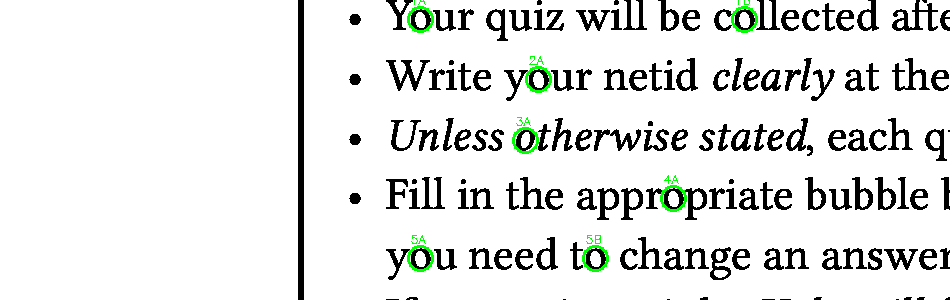
#> input picture example_quiz_with_markers_bubbles.png, 950 x 300 px
$ python -i debug_simple.py   (imports and definitions only)
#> lines starting #> are read from the running program, lines starting #| are printed output that depends on the picture; after the words box and inside, x2 and y2 are one past the last pixel; in counts of white or black regions, pixels touching at a corner belong together
### omr/simple_bracket_detector.py
#!/usr/bin/env python3
"""
Simplified bracket detection using morphological operations
"""

import cv2
import numpy as np
from typing import List, Tuple, Optional
from dataclasses import dataclass


@dataclass
class BracketCorner:
    """Represents a detected bracket corner"""
    position: Tuple[int, int]  # (x, y)
    corner_type: str  # 'top-left', 'top-right', 'bottom-left', 'bottom-right'
    confidence: float


def detect_brackets_morphology(img: np.ndarray) -> List[BracketCorner]:
    """
    Detect L-shaped brackets using morphological operations.

    This approach:
    1. Binarizes the image
    2. Uses morphological operations to enhance L-shapes
    3. Detects corners using contour analysis
    """
    # Convert to grayscale if needed
    if len(img.shape) == 3:
        gray = cv2.cvtColor(img, cv2.COLOR_BGR2GRAY)
    else:
        gray = img.copy()

    # Binarize the image
    _, binary = cv2.threshold(gray, 200, 255, cv2.THRESH_BINARY_INV)

    # Create L-shaped kernels for different orientations
    kernel_size = 15
    thickness = 3

    kernels = {
        'top-left': create_l_kernel(kernel_size, thickness, 'top-left'),
        'top-right': create_l_kernel(kernel_size, thickness, 'top-right'),
        'bottom-left': create_l_kernel(kernel_size, thickness, 'bottom-left'),
        'bottom-right': create_l_kernel(kernel_size, thickness, 'bottom-right')
    }

    detected_corners = []

    for corner_type, kernel in kernels.items():
        # Apply morphological hit-or-miss transform
        result = cv2.morphologyEx(binary, cv2.MORPH_HITMISS, kernel)

        # Find positions where the kernel matched
        positions = np.where(result > 0)

        for y, x in zip(positions[0], positions[1]):
            detected_corners.append(BracketCorner(
                position=(x, y),
                corner_type=corner_type,
                confidence=1.0
            ))

    # If morphological approach fails, try contour-based detection
    if len(detected_corners) < 4:
        detected_corners.extend(detect_brackets_contours(binary))

    return detected_corners


def create_l_kernel(size: int, thickness: int, orientation: str) -> np.ndarray:
    """Create an L-shaped kernel for morphological operations"""
    kernel = np.zeros((size, size), dtype=np.uint8)

    if orientation == 'top-left':
        # Horizontal line
        kernel[:thickness, :size//2+thickness] = 1
        # Vertical line
        kernel[:size//2+thickness, :thickness] = 1
    elif orientation == 'top-right':
        # Horizontal line
        kernel[:thickness, size//2-thickness:] = 1
        # Vertical line
        kernel[:size//2+thickness, -thickness:] = 1
    elif orientation == 'bottom-left':
        # Horizontal line
        kernel[-thickness:, :size//2+thickness] = 1
        # Vertical line
        kernel[size//2-thickness:, :thickness] = 1
    elif orientation == 'bottom-right':
        # Horizontal line
        kernel[-thickness:, size//2-thickness:] = 1
        # Vertical line
        kernel[size//2-thickness:, -thickness:] = 1

    return kernel


# [136 lines left out: functions detect_brackets_contours, is_l_shaped, find_l_corner, determine_corner_type, find_bubble_region, not called in this run]


# [27 lines that do not run on import are left out]

### omr/debug_simple.py
#!/usr/bin/env python3
"""
Debug simple bracket detection
"""

import cv2
import numpy as np
from pathlib import Path
from simple_bracket_detector import detect_brackets_morphology, create_l_kernel

def debug_detection(image_path: Path):
    """Debug simple bracket detection"""
#> called with image_path = '../example_quiz_with_markers_bubbles.png'

    img = cv2.imread(str(image_path))
#> img is the input picture: shape (300, 950, 3); mean B, G, R 227.9, 229.5, 227.9
    gray = cv2.cvtColor(img, cv2.COLOR_BGR2GRAY)

    print(f"Image shape: {img.shape}")
#| Image shape: (300, 950, 3)
    print(f"Min/Max pixel values: {gray.min()}/{gray.max()}")
#| Min/Max pixel values: 0/255

    # Binarize
    _, binary = cv2.threshold(gray, 200, 255, cv2.THRESH_BINARY_INV)
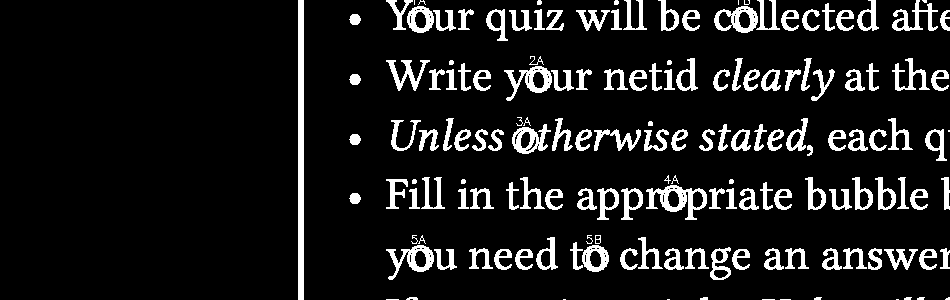
#> binary: shape (300, 950); 10.6% white; 156 white regions (14 under 20 px), largest, box (x1, y1, x2, y2) and area: (298, 0, 304, 300) 1800, (646, 185, 707, 220) 875, (504, 66, 552, 101) 628
    print(f"Binary non-zero pixels: {np.count_nonzero(binary)}")
#| Binary non-zero pixels: 30335

    # Save binary for inspection
    cv2.imwrite("debug_binary.png", binary)
    print("Binary image saved to debug_binary.png")

    # Test detection
    corners = detect_brackets_morphology(img)
#> the loop in detect_brackets_morphology, `for corner_type, kernel in kernels.items():` made 4 passes
#> positions on passes 1 to 4: 156 positions, rows 0 to 199, columns 0 to 931, 161 positions, rows 0 to 213, columns 293 to 949, 54 positions, rows 23 to 299, columns 0 to 743, 63 positions, rows 22 to 299, columns 293 to 949
#> pass 1, in detect_brackets_morphology, `result = cv2.morphologyEx(binary, cv2.MORPH_HITMISS, kernel)`:
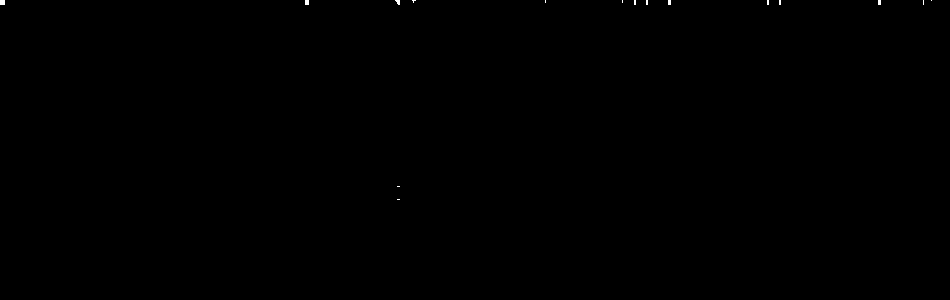
#> result: shape (300, 950); 0.05% white; 16 white regions (14 under 20 px), largest, box (x1, y1, x2, y2) and area: (0, 0, 5, 5) 25, (305, 0, 309, 5) 20
#> pass 3, in detect_brackets_morphology, `result = cv2.morphologyEx(binary, cv2.MORPH_HITMISS, kernel)`:
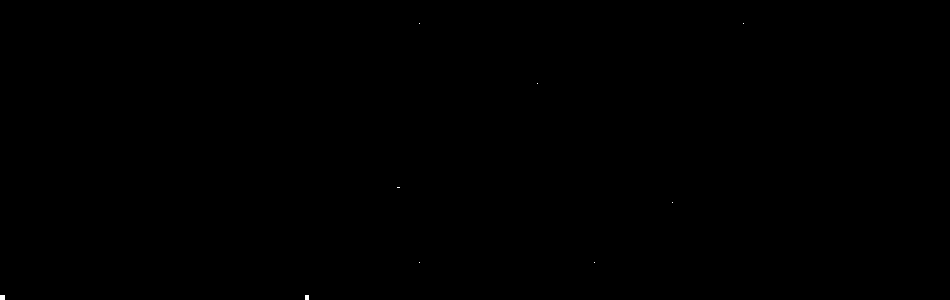
#> result: shape (300, 950); 0.02% white; 9 white regions (7 under 20 px), largest, box (x1, y1, x2, y2) and area: (0, 295, 5, 300) 25, (305, 295, 309, 300) 20
#> after the loop in detect_brackets_morphology, `for corner_type, kernel in kernels.items():`: detected_corners = 434 items
#> corners = 434 items
    print(f"\nDetected {len(corners)} corners:")
#| Detected 434 corners:

    corner_counts = {}
    for corner in corners[:20]:  # Show first 20
        corner_counts[corner.corner_type] = corner_counts.get(corner.corner_type, 0) + 1
        print(f"  {corner.corner_type} at {corner.position} (conf: {corner.confidence:.2f})")
#> this loop made 20 passes
#|   top-left at (0, 0) (conf: 1.00)
#|   top-left at (1, 0) (conf: 1.00)
#|   top-left at (2, 0) (conf: 1.00)
#|   top-left at (3, 0) (conf: 1.00)
#|   top-left at (4, 0) (conf: 1.00)
#|   top-left at (305, 0) (conf: 1.00)
#|   top-left at (306, 0) (conf: 1.00)
#|   top-left at (307, 0) (conf: 1.00)
#> (further printed lines are left out)
#> after the loop, corner_counts = {'top-left': 20}

    print(f"\nCorner type counts: {corner_counts}")
#| Corner type counts: {'top-left': 20}

    # Visualize
    vis = img.copy()
    colors = {
        'top-left': (255, 0, 0),      # Blue
        'top-right': (0, 255, 0),     # Green
        'bottom-left': (0, 0, 255),   # Red
        'bottom-right': (255, 255, 0) # Yellow
    }

    for corner in corners:
        color = colors.get(corner.corner_type, (255, 255, 255))
        cv2.circle(vis, corner.position, 10, color, 2)
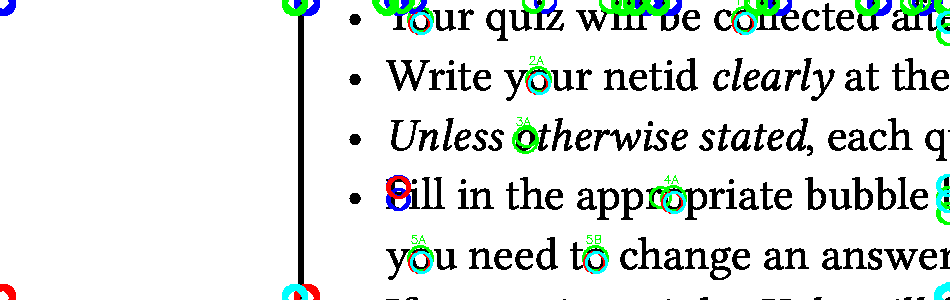
#> vis: shape (300, 950, 3); 2.81% of pixels changed, all inside (x1, y1, x2, y2) = (0, 0, 950, 300)

    cv2.imwrite("debug_corners_simple.png", vis)
    print(f"Visualization saved to debug_corners_simple.png")

    # Try to detect specific regions
    # Look for concentrated areas of black pixels
    kernel_size = 50
    kernel = np.ones((kernel_size, kernel_size), np.float32) / (kernel_size * kernel_size)
    density = cv2.filter2D(binary.astype(np.float32), -1, kernel)
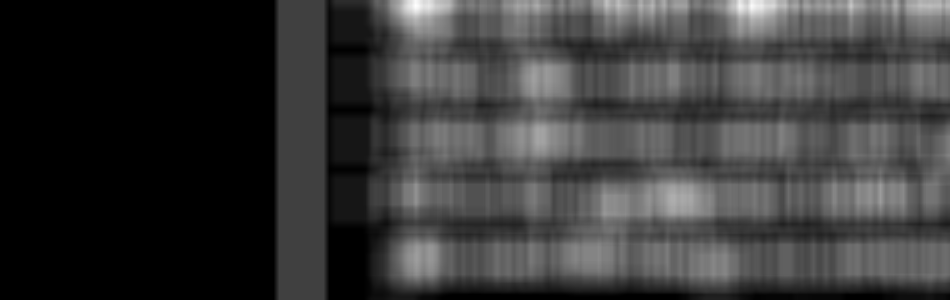
#> density: shape (300, 950) float32; min -1.89e-14, max 120.4, mean 27.2; drawn with min black and max white

    # Find local maxima in density
    _, density_thresh = cv2.threshold(density, 50, 255, cv2.THRESH_BINARY)
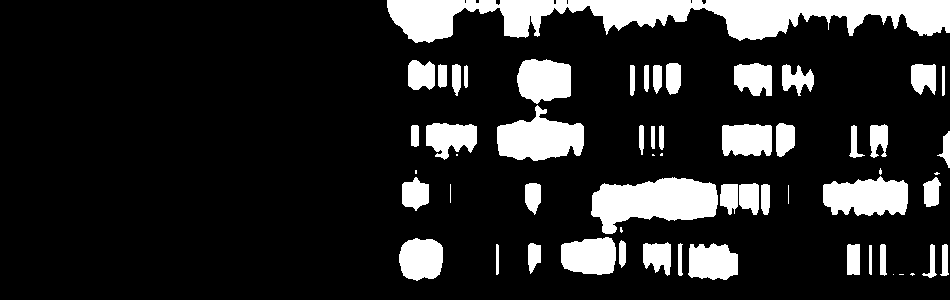
#> density_thresh: shape (300, 950) float32; 15.8% white; 58 white regions (12 under 20 px), largest, box (x1, y1, x2, y2) and area: (387, 0, 950, 43) 13372, (591, 177, 718, 234) 4697, (497, 105, 584, 161) 3086
    cv2.imwrite("debug_density.png", density_thresh.astype(np.uint8))
    print("Density map saved to debug_density.png")

    # Try edge detection to find brackets
    edges = cv2.Canny(gray, 50, 150)
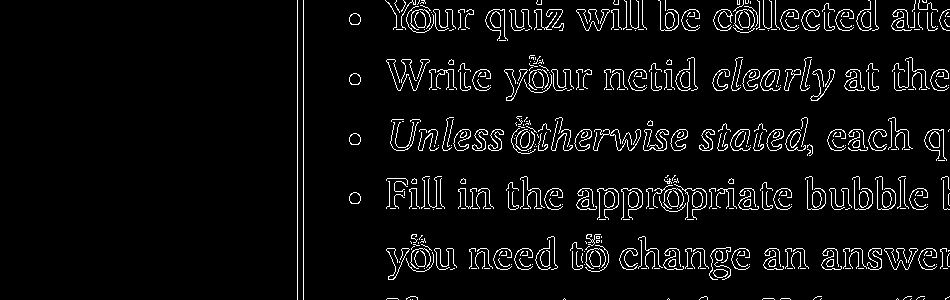
#> edges: shape (300, 950); 5.3% white in thin lines or dots, all inside (x1, y1, x2, y2) = (297, 0, 950, 300)
    cv2.imwrite("debug_edges_canny.png", edges)
    print("Edge detection saved to debug_edges_canny.png")

# [6 lines not run here, left out]

>>> result = debug_detection('../example_quiz_with_markers_bubbles.png')

$ run again, on test_filled_bubbles.png
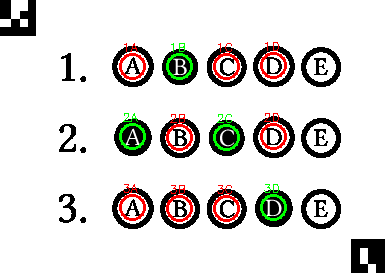
#> input picture test_filled_bubbles.png, 385 x 273 px
#> in debug_detection, img is the input picture: shape (273, 385, 3); mean B, G, R 215.1, 217.7, 220.3
#| Image shape: (273, 385, 3)
#| Min/Max pixel values: 0/255
#> binary: shape (273, 385); 15.7% white; 26 white regions, largest, box (x1, y1, x2, y2) and area: (255, 184, 293, 227) 1094, (114, 113, 152, 156) 1085, (209, 114, 245, 156) 1023
#| Binary non-zero pixels: 16529
#> the loop in detect_brackets_morphology, `for corner_type, kernel in kernels.items():` made 4 passes
#> positions on passes 1 to 4: 1141 positions, rows 0 to 272, columns 0 to 384, 1083 positions, rows 0 to 272, columns 0 to 384, 1030 positions, rows 0 to 272, columns 0 to 384, 1076 positions, rows 0 to 272, columns 0 to 384
#> after the loop in detect_brackets_morphology, `for corner_type, kernel in kernels.items():`: detected_corners = 4330 items
#| Detected 4330 corners:
#> the loop in debug_detection, `for corner in corners[:20]:` made 20 passes
#|   top-left at (0, 0) (conf: 1.00)
#|   top-left at (1, 0) (conf: 1.00)
#|   top-left at (2, 0) (conf: 1.00)
#|   top-left at (3, 0) (conf: 1.00)
#|   top-left at (4, 0) (conf: 1.00)
#> (further printed lines are left out)
#> after the loop in debug_detection, `for corner in corners[:20]:`: corner_counts = {'top-left': 20}
#| Corner type counts: {'top-left': 20}
#> after the loop in debug_detection, `for corner in corners:`:
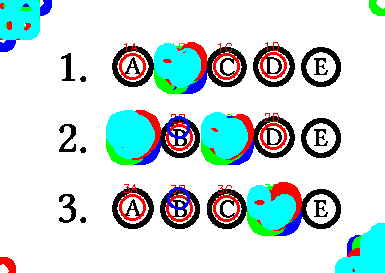
#> vis: shape (273, 385, 3); 13.81% of pixels changed, all inside (x1, y1, x2, y2) = (0, 0, 385, 273)
#> density_thresh: shape (273, 385) float32; 36% white; 8 white regions (3 under 20 px), largest, box (x1, y1, x2, y2) and area: (106, 105, 339, 173) 11867, (108, 177, 339, 237) 11114, (109, 40, 339, 98) 10958, (337, 224, 385, 273) 1977, (0, 0, 49, 51) 1962
#> in debug_detection, `edges = cv2.Canny(gray, 50, 150)`:
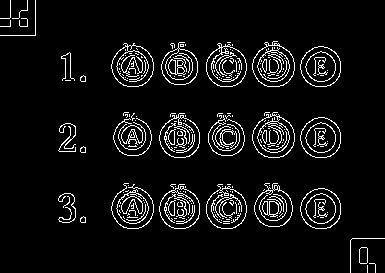
#> edges: shape (273, 385); 6.4% white in thin lines or dots

$ run again, on test_marker_placement_bubbles.png
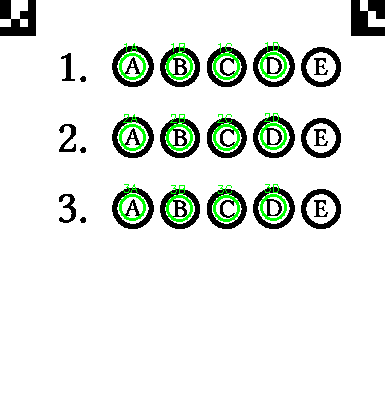
#> input picture test_marker_placement_bubbles.png, 385 x 400 px
#> in debug_detection, img is the input picture: shape (400, 385, 3); mean B, G, R 228.3, 233.5, 228.3
#| Image shape: (400, 385, 3)
#| Min/Max pixel values: 0/255
#> binary: shape (400, 385); 10.5% white; 26 white regions, largest, box (x1, y1, x2, y2) and area: (253, 113, 295, 158) 991, (253, 184, 295, 229) 990, (253, 42, 295, 87) 984
#| Binary non-zero pixels: 16143
#> the loop in detect_brackets_morphology, `for corner_type, kernel in kernels.items():` made 4 passes
#> positions on passes 1 to 4: 560 positions, rows 0 to 198, columns 0 to 384, 621 positions, rows 0 to 40, columns 0 to 384, 498 positions, rows 0 to 399, columns 0 to 384, 444 positions, rows 0 to 399, columns 0 to 384
#> after the loop in detect_brackets_morphology, `for corner_type, kernel in kernels.items():`: detected_corners = 2123 items
#| Detected 2123 corners:
#> the loop in debug_detection, `for corner in corners[:20]:` made 20 passes
#|   top-left at (0, 0) (conf: 1.00)
#|   top-left at (1, 0) (conf: 1.00)
#|   top-left at (2, 0) (conf: 1.00)
#|   top-left at (3, 0) (conf: 1.00)
#|   top-left at (4, 0) (conf: 1.00)
#> (further printed lines are left out)
#> after the loop in debug_detection, `for corner in corners[:20]:`: corner_counts = {'top-left': 20}
#| Corner type counts: {'top-left': 20}
#> after the loop in debug_detection, `for corner in corners:`:
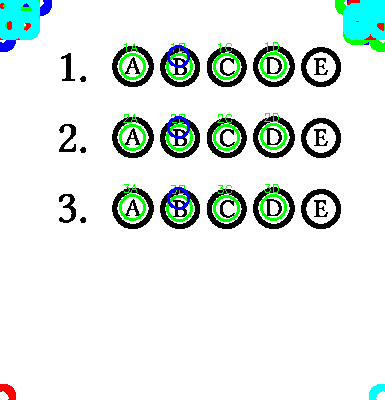
#> vis: shape (400, 385, 3); 3.12% of pixels changed, all inside (x1, y1, x2, y2) = (0, 0, 385, 400)
#> density_thresh: shape (400, 385) float32; 25.1% white; 12 white regions (6 under 20 px), largest, box (x1, y1, x2, y2) and area: (108, 40, 339, 235) 34405, (337, 0, 385, 50) 2163, (0, 0, 49, 51) 1962, (194, 101, 210, 104) 36, (194, 172, 210, 175) 34, (148, 101, 167, 104) 33
#> in debug_detection, `edges = cv2.Canny(gray, 50, 150)`:
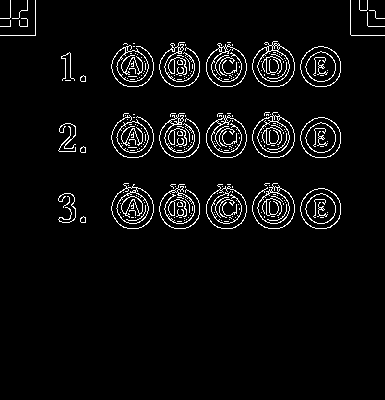
#> edges: shape (400, 385); 4.4% white in thin lines or dots, all inside (x1, y1, x2, y2) = (0, 0, 385, 229)

$ run again, on working_example-0.png
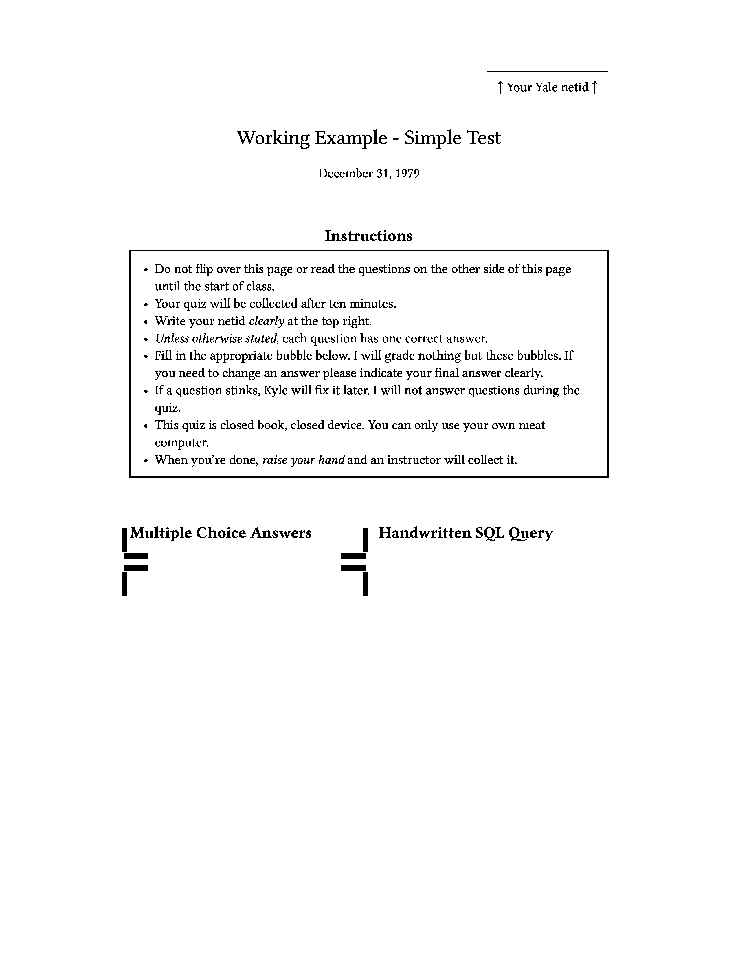
#> input picture working_example-0.png, 738 x 956 px, shrunk from 2550 x 3300 before the run
#> in debug_detection, img is the input picture: shape (956, 738, 3); 97.7% white; black in thin lines or dots, all inside (x1, y1, x2, y2) = (122, 71, 609, 596)
#| Image shape: (956, 738, 3)
#| Min/Max pixel values: 0/255
#| Binary non-zero pixels: 16147
#> the loop in detect_brackets_morphology, `for corner_type, kernel in kernels.items():` made 4 passes
#> positions on passes 1 to 4: 25 positions, rows 0 to 4, columns 0 to 4, 25 positions, rows 0 to 4, columns 733 to 737, 25 positions, rows 951 to 955, columns 0 to 4, 25 positions, rows 951 to 955, columns 733 to 737
#> after the loop in detect_brackets_morphology, `for corner_type, kernel in kernels.items():`: detected_corners = 100 items
#| Detected 100 corners:
#> the loop in debug_detection, `for corner in corners[:20]:` made 20 passes
#|   top-left at (0, 0) (conf: 1.00)
#|   top-left at (1, 0) (conf: 1.00)
#|   top-left at (2, 0) (conf: 1.00)
#|   top-left at (3, 0) (conf: 1.00)
#|   top-left at (4, 0) (conf: 1.00)
#> (further printed lines are left out)
#> after the loop in debug_detection, `for corner in corners[:20]:`: corner_counts = {'top-left': 20}
#| Corner type counts: {'top-left': 20}
#> the loop in debug_detection, `for corner in corners:` made 100 passes
#> color on passes 1 to 8: (255, 0, 0), (255, 0, 0), (255, 0, 0), (255, 0, 0), (255, 0, 0), (255, 0, 0), (255, 0, 0), (255, 0, 0)
#> density_thresh: shape (956, 738) float32; 0.08% white; 2 white regions, box (x1, y1, x2, y2) and area: (121, 541, 154, 561) 500, (363, 546, 369, 558) 37
#> in debug_detection, `edges = cv2.Canny(gray, 50, 150)`:
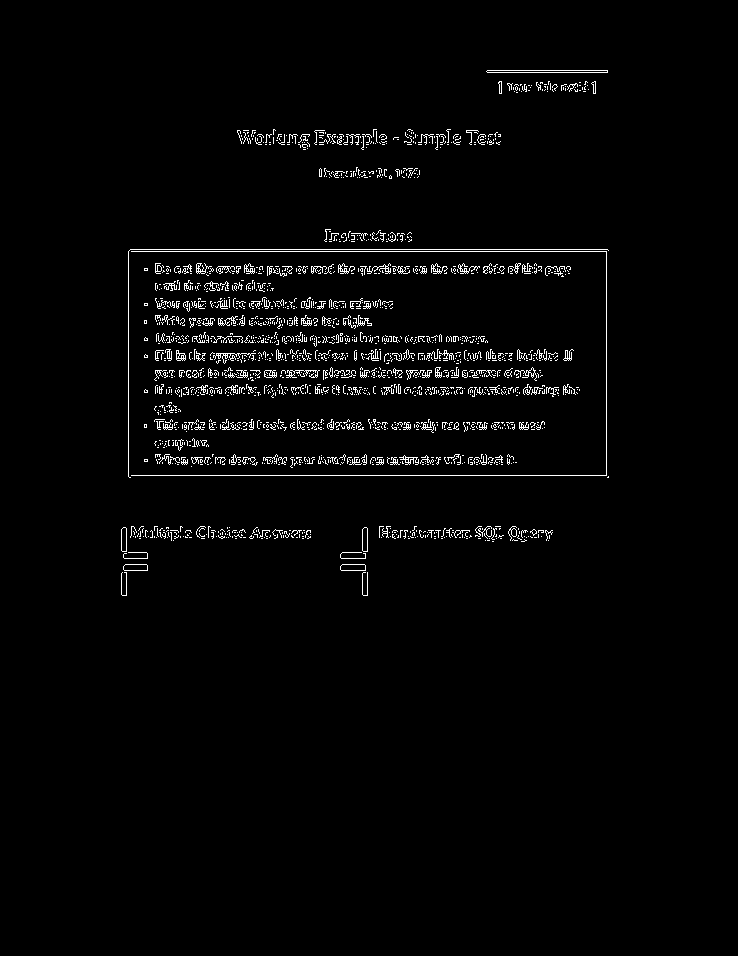
#> edges: shape (956, 738); 2.2% white in thin lines or dots, all inside (x1, y1, x2, y2) = (121, 70, 609, 596)
